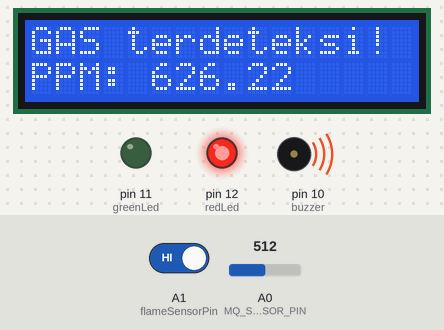
The sketch below on a simulated Arduino Uno, built with avr-gcc and run on an emulated ATmega328P. Parts: 16×2 character LCD, output pins drawn as LEDs (lit = HIGH), buzzer (waves = sounding, pin HIGH). The test bench sets the inputs (shaded band); at power-on: A0 (MQ_SENSOR_PIN) = 512, A1 (flameSensorPin) HIGH. What the sketch prints to the serial monitor is not drawn.

Above: at 1.2 s.
1.3 s: A0 (MQ_SENSOR_PIN) set to 413
At 2.6 s:
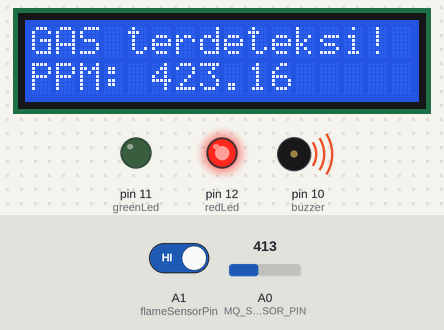
2.9 s: A0 (MQ_SENSOR_PIN) set to 392
At 4.0 s:
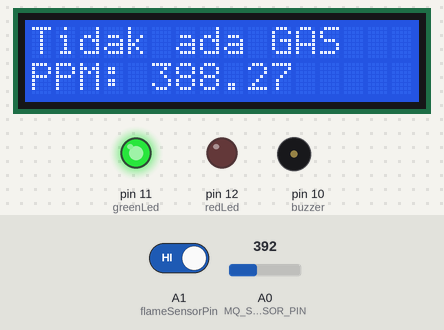
4.5 s: A1 (flameSensorPin) driven LOW
At 5.4 s:
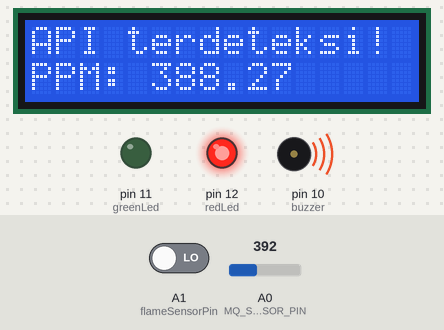
6.1 s: A0 (MQ_SENSOR_PIN) set to 1023
At 7.0 s:
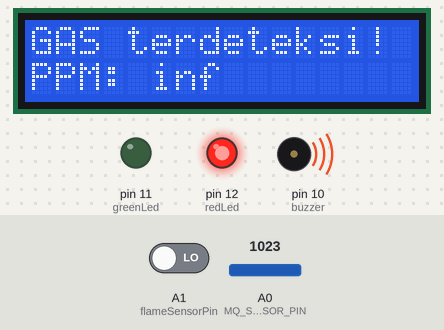
7.7 s: A0 (MQ_SENSOR_PIN) set to 1016
At 8.2 s:
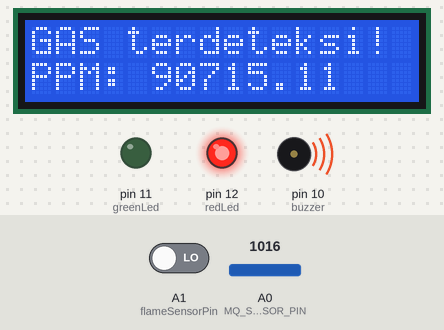
9.3 s: A0 (MQ_SENSOR_PIN) set to 1023
At 10.5 s:
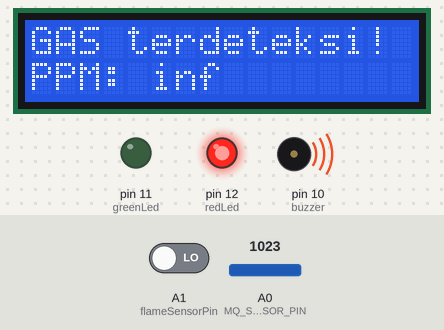
Timing chart, 0 to 12.3 s (numbered marks = the images above; inputs shaded):
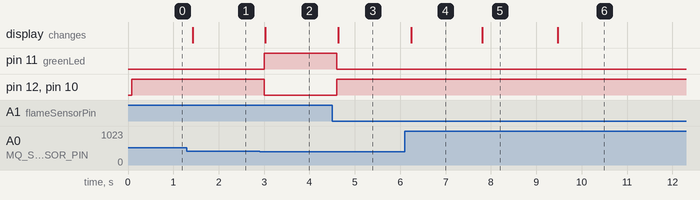

The sketch:

Sketch_NonIoT.ino
```cpp
#include <LiquidCrystal_I2C.h>
LiquidCrystal_I2C lcd(0x27, 16, 2);

#define RL 1
#define m -0.44721
#define b 1.23257
#define Ro 2.5
#define MQ_SENSOR_PIN A0

int redLed = 12;
int greenLed = 11;
int buzzer = 10;
int flameSensorPin = A1;
int sensorThreshold = 400;

float sensorRs;
float VRL;
float ppm;

void setup() {
  Serial.begin(9600);
  lcd.init();
  lcd.backlight();

  pinMode(redLed, OUTPUT);
  pinMode(greenLed, OUTPUT);
  pinMode(buzzer, OUTPUT);
  pinMode(MQ_SENSOR_PIN, INPUT);
  pinMode(flameSensorPin, INPUT);
}

void loop() {
  int gasValue = analogRead(MQ_SENSOR_PIN);
  VRL = gasValue * (5.0 / 1023);
  sensorRs = ((5.0 / VRL) - 1) * RL;
  ppm = (Ro / sensorRs) * 250;

  int flameState = digitalRead(flameSensorPin);

  Serial.print("Sensor Gas (A0): ");
  Serial.println(gasValue);
  Serial.print("Konsentrasi (ppm): ");
  Serial.println(ppm);
  Serial.print("Sensor Api (A1): ");
  Serial.println(flameState == LOW ? "Api Terdeteksi" : "Tidak Ada Api");

  // Menampilkan hasil di LCD
  lcd.clear(); // Bersihkan layar sebelum menampilkan informasi baru

  // Memeriksa kondisi deteksi gas
  if (gasValue > sensorThreshold) {
    digitalWrite(redLed, HIGH);
    digitalWrite(greenLed, LOW);
    digitalWrite(buzzer, HIGH);
    lcd.setCursor(0, 0);
    lcd.print("GAS terdeteksi!");
  } else if (flameState == LOW) {
    digitalWrite(redLed, HIGH);
    digitalWrite(greenLed, LOW);
    digitalWrite(buzzer, HIGH);
    lcd.setCursor(0, 0);
    lcd.print("API terdeteksi!");
  } else {
    digitalWrite(redLed, LOW);
    digitalWrite(greenLed, HIGH);
    digitalWrite(buzzer, LOW);
    lcd.setCursor(0, 0);
    lcd.print("Tidak ada GAS  ");
  }

  // Menampilkan konsentrasi gas di baris kedua LCD
  lcd.setCursor(0, 1);
  lcd.print("PPM: ");
  lcd.print(ppm, 2); // Tampilkan 2 digit desimal

  delay(100);
}
```

Measured:
- the behaviour switches between 401 and 400 on A0 (MQ_SENSOR_PIN) (found by bisection; images 1 and 2)
- the behaviour switches between 1023 and 1022 on A0 (MQ_SENSOR_PIN) (found by bisection; images 4 and 5)
- after the input at 1.3 s, the display: changes after 0.12 s (image 1)
- after the input at 2.9 s, pin 11 (greenLed): LOW → HIGH after 0.10 s; pin 12 (redLed), pin 10 (buzzer): HIGH → LOW after 0.10 s; the display: changes after 0.13 s (image 2)
- after the input at 4.5 s, pin 11 (greenLed): HIGH → LOW after 0.10 s; pin 12 (redLed), pin 10 (buzzer): LOW → HIGH after 0.10 s; the display: changes after 0.13 s (image 3)
- after the input at 6.1 s, the display: changes after 0.14 s (image 4)
- after the input at 7.7 s, the display: changes after 0.11 s (image 5)
- after the input at 9.3 s, the display: changes after 0.17 s (image 6)
